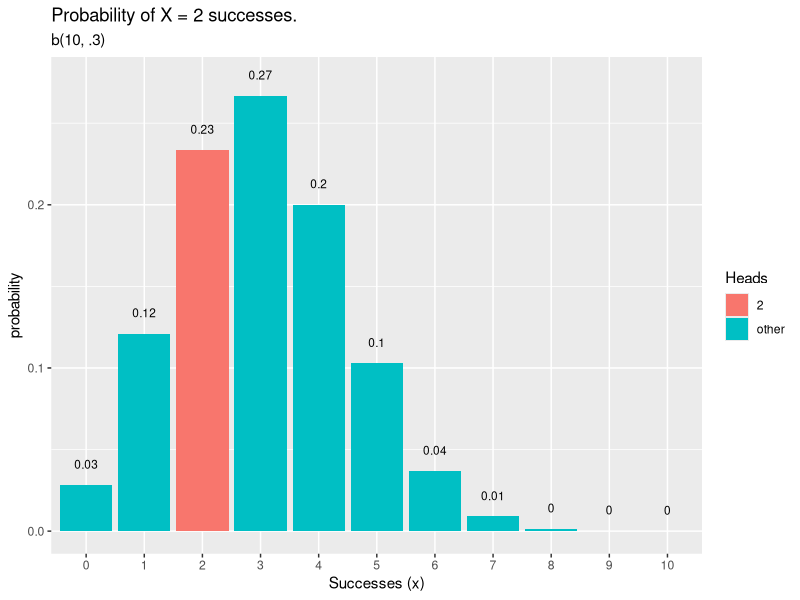
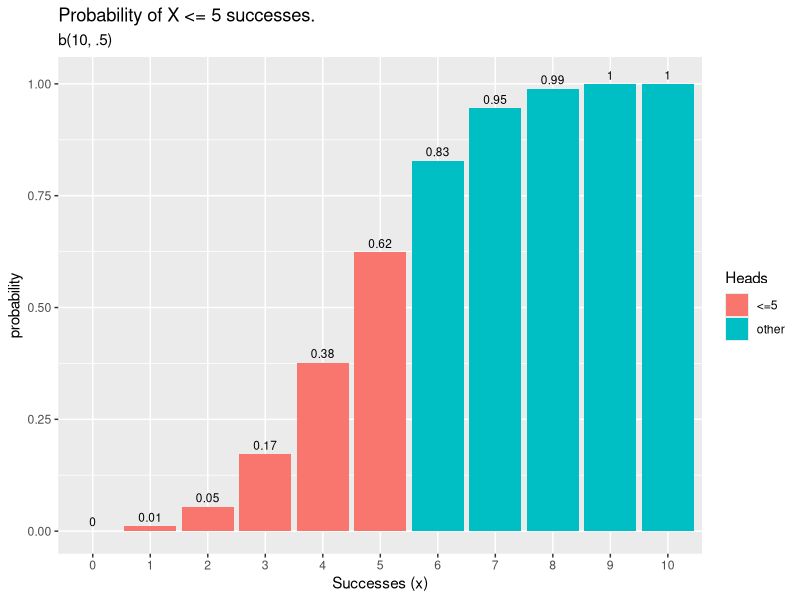

Write R code to recreate these figures, in order. (Note: this script raises an error after producing the figures.)
## 
comb <- function(n,k) {
  factorial(n) / (factorial(k)*factorial(n-k))
}

## What is the probability of 2 heads in 10 coin flips where 
## probability of heads is 0.3?
library(dplyr)
library(ggplot2)
library(scales)

data.frame(heads = 0:10, prob = dbinom(x = 0:10, size = 10, prob = 0.3)) %>%
  mutate(Heads = ifelse(heads == 2, "2", "other")) %>%
  ggplot(aes(x = factor(heads), y = prob, fill = Heads)) +
  geom_col() +
  geom_text(
    aes(label = round(prob,2), y = prob + 0.01),
    position = position_dodge(0.9),
    size = 3,
    vjust = 0
  ) +
  labs(title = "Probability of X = 2 successes.",
       subtitle = "b(10, .3)",
       x = "Successes (x)",
       y = "probability") 

## cumulative 
dbinom(0, 3, 0.5) + dbinom(1, 3, 0.5) + dbinom(2, 3, 0.5)

library(dplyr)
library(ggplot2)

## What is the probability of >=5 heads in 10 coin flips where probability of heads is 0.5?
data.frame(heads = 0:10, 
           pmf = dbinom(x = 0:10, size = 10, prob = 0.5),
           cdf = pbinom(q = 0:10, size = 10, prob = 0.5, 
                        lower.tail = TRUE)) %>%
  mutate(Heads = ifelse(heads <= 5, "<=5", "other")) %>%
  ggplot(aes(x = factor(heads), y = cdf, fill = Heads)) +
  geom_col() +
  geom_text(
    aes(label = round(cdf,2), y = cdf + 0.01),
    size = 3,
    vjust = 0
  ) +
  labs(title = "Probability of X <= 5 successes.",
       subtitle = "b(10, .5)",
       x = "Successes (x)",
       y = "probability") 

###
qbinom(0.62, 10, 0.5)


## prepare tibble
library(XML)
filenames <- list.files(path = "./PlatoDiorisisXML")
words.tbl <- tibble()
for (i in filenames){
  url = paste("./PlatoDiorisisXML/", i, sep = "")
  doc <- xmlTreeParse(url, useInternalNodes = TRUE, isURL = F)
  rootnode  <- xmlRoot(doc)
  text <- xpathSApply(rootnode, "//TEI.2/text/body/sentence/word/lemma", xmlGetAttr, 'entry')
  tbl <- tibble(title = gsub(".xml","", i), word = unlist(text, use.names = F))
  words.tbl <- words.tbl %>% bind_rows(tbl)
}

##count frequencies
word.counts <- words.tbl %>% group_by(word) %>% count() %>% ungroup()
total <- word.counts %>% summarize(total = sum(n))
my_words = c("καί", "ὁδός", "φημί")
my_words_counts <- word.counts %>% mutate(total = total$total) %>% 
  filter(word %in% my_words )%>% mutate(rtf = n/total)

## theoretical distributions
set.seed(1)
binomial_data_kai <- rbinom(500, 1000, 0.0543)
data_kai <- tibble(word = "καί", data = binomial_data_kai) 
binomial_data_phemi <- rbinom(500, 1000, 0.00743)
data_phemi <- tibble(word = "φημί", data = binomial_data_phemi) 
binomial_data_hodos <- rbinom(500, 1000, 0.000185)
data_hodos <- tibble(word = "ὁδός", data = binomial_data_hodos)
binomial_data <- bind_rows(data_kai, data_phemi, data_hodos)

binomial_data %>% ggplot(aes(data, fill = factor(word))) + 
  geom_histogram(color = "grey") + facet_wrap(~word, scales = "free")

## observed distributions
section.words <- words.tbl %>% mutate(section = (row_number() %/% 1000)+1) %>% 
  filter(word %in% my_words) %>% mutate(word = factor(word)) %>% 
  group_by(section, word, .drop = F) %>% count() 
  
section.words %>% ggplot(aes(x = n, fill = word)) + 
  geom_histogram(color="grey") + facet_wrap(~word, scales = "free")

## compare observed and theoretical 
sw.kai <- section.words %>% filter(word == "καί")
sw.phemi <- section.words %>% filter(word == "φημί")
sw.hodos <- section.words %>% filter(word == "ὁδός")

par(mfrow = c(1, 3))
qqplot(data_kai$data, sw.kai$n)
qqplot(data_phemi$data, sw.phemi$n)
qqplot(data_hodos$data, sw.hodos$n)

## poisson 
## theoretical distributions
set.seed(1)
poisson_data_kai <- rpois(1000, 54.3) ## 1000 * 0.0543
poisson_data_kai <- tibble(word = "καί", data =poisson_data_kai) 
poisson_data_phemi <- rpois(1000, 7.43) ## 1000 * 0.00743
poisson_data_phemi <- tibble(word = "φημί", data =poisson_data_phemi) 
poisson_data_hodos <- rpois(1000, 0.18) ## 1000 * 0.00018
poisson_data_hodos <- tibble(word = "ὁδός", data =poisson_data_hodos)
poisson_data <- bind_rows(poisson_data_kai, poisson_data_phemi, poisson_data_hodos)

poisson_data %>% ggplot(aes(data, fill = factor(word))) + 
  geom_histogram(color = "grey") + facet_wrap(~word, scales = "free")

## qqplot
par(mfrow = c(1, 3))
qqplot(poisson_data_kai$data, sw.kai$n, xlab = "theoretical", ylab = "observed", main = "καί")
qqplot(poisson_data_phemi$data, sw.phemi$n, xlab = "theoretical", ylab = "observed", main = "φημί")
qqplot(poisson_data_hodos$data, sw.hodos$n, xlab = "theoretical", ylab = "observed", main = "ὁδός")
